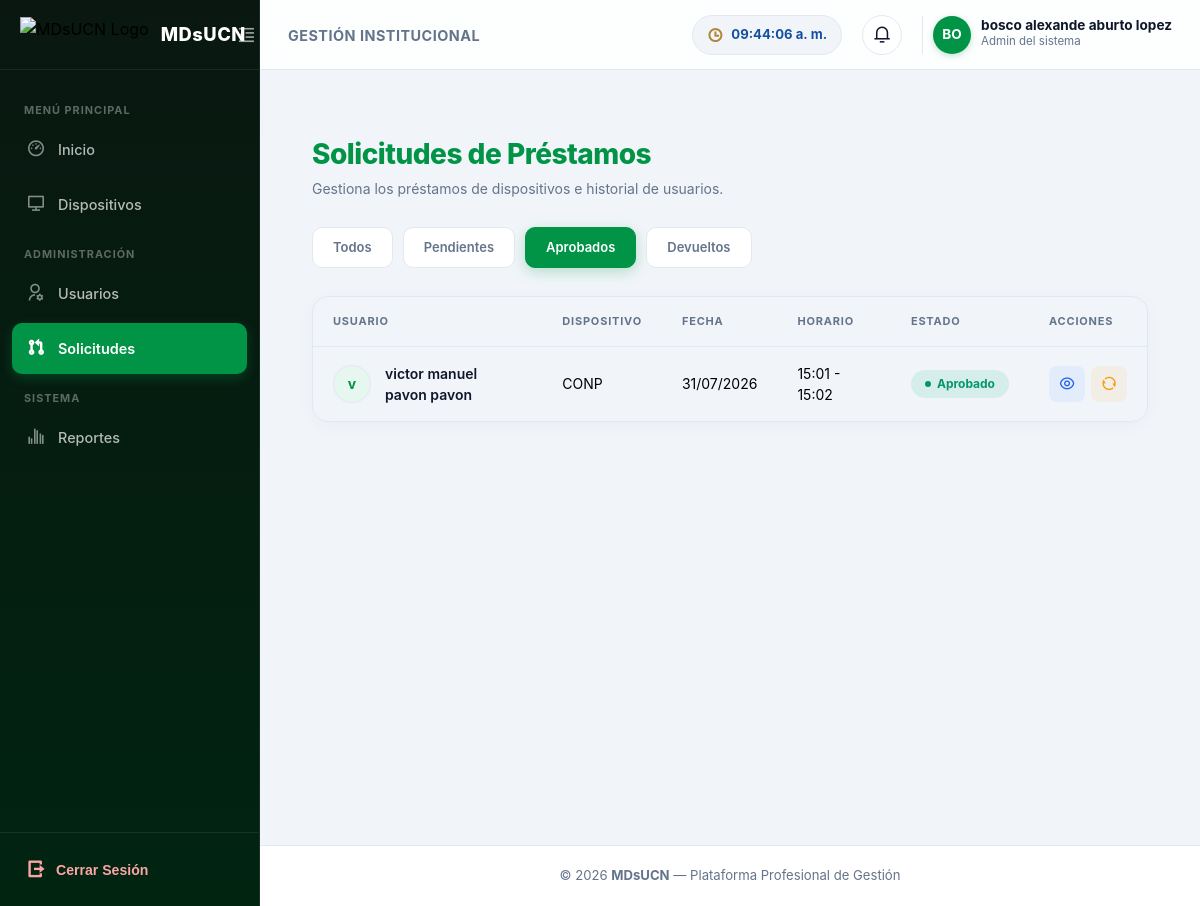
The page /prestamos/?estado=aprobado (signed in) on the database as committed earlier.
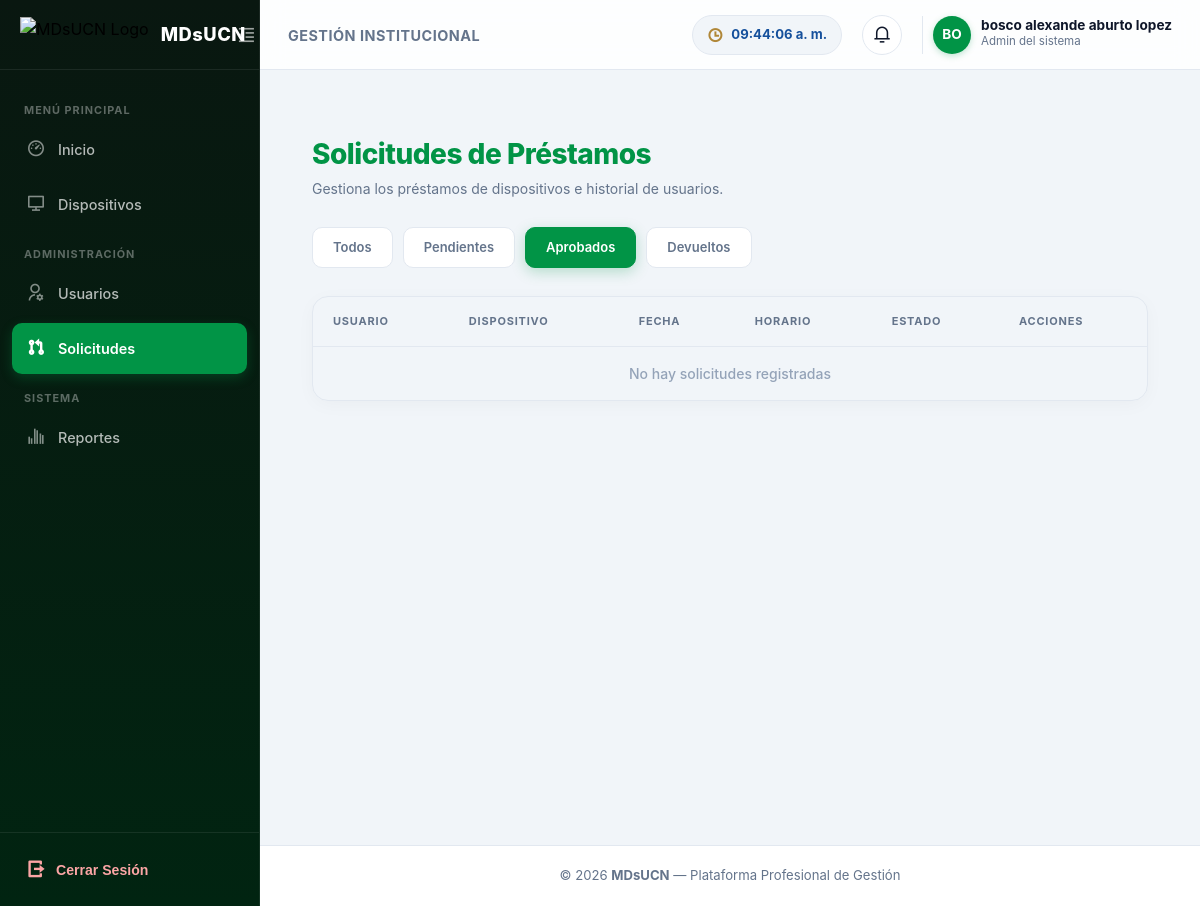
The same page on the database as committed later.
### appOne/models.py (models this page shows, shortened)
class Prestamo(models.Model):
    ESTADO_PENDIENTE = 'pendiente'
    ESTADO_APROBADO = 'aprobado'
    ESTADO_RECHAZADO = 'rechazado'
    ESTADO_DEVUELTO = 'devuelto'
    ESTADO_CHOICES = [
        (ESTADO_PENDIENTE, 'Pendiente'),
        (ESTADO_APROBADO, 'Aprobado'),
        (ESTADO_RECHAZADO, 'Rechazado'),
        (ESTADO_DEVUELTO, 'Devuelto'),
    ]
    usuario = models.ForeignKey(
        Usuario,
        on_delete=models.CASCADE,
        related_name="prestamos"
    )
    dispositivo = models.ForeignKey(
        Dispositivo,
        on_delete=models.CASCADE,
        related_name="prestamos"
    )
    motivo = models.TextField()
    fecha_uso = models.DateField(db_index=True)
    hora_inicio = models.TimeField()
    hora_entrega = models.TimeField()
    estado = models.CharField(
        max_length=10,
        choices=ESTADO_CHOICES,
        default=ESTADO_PENDIENTE,
        db_index=True
    )
    fecha_solicitud = models.DateTimeField(auto_now_add=True, db_index=True)
    fecha_devolucion_real = models.DateTimeField(
        blank=True,
        null=True,
        help_text="Fecha y hora exacta en que se registró la devolución"
    )
    observaciones_devolucion = models.TextField(
        blank=True,
        null=True,
        help_text="Estado físico en que se recibe el equipo (daños, accesorios faltantes, etc.)"
    )
    class Meta:
        verbose_name = 'Préstamo'
        verbose_name_plural = 'Préstamos'

class Usuario(AbstractUser):
    username = models.CharField(max_length=150, unique=True)
    nombre_completo = models.CharField(max_length=150)
    correo_institucional = models.EmailField(unique=True)
    codigo = models.CharField(max_length=20, unique=True)
    rol = models.CharField(max_length=20, choices=ROLES, default="Docente")
    USERNAME_FIELD = "correo_institucional"
    REQUIRED_FIELDS = ["username", "nombre_completo", "codigo"]
    objects = UsuarioManager()
    class Meta:
        verbose_name = 'Usuario'
        verbose_name_plural = 'Usuarios'

class Dispositivo(models.Model):
    ESTADO_DISPONIBLE = 'disponible'
    ESTADO_PRESTADO = 'prestado'
    ESTADO_MANTENIMIENTO = 'mantenimiento'
    ESTADO_DANADO = 'danado'
    ESTADO_CHOICES = [
        (ESTADO_DISPONIBLE, 'Disponible'),
        (ESTADO_PRESTADO, 'En Préstamo'),
        (ESTADO_MANTENIMIENTO, 'En Mantenimiento'),
        (ESTADO_DANADO, 'Dañado / Inoperativo'),
    ]
    nombre_dispositivo = models.CharField(max_length=100)
    marca = models.CharField(max_length=50)
    codigo_inventario = models.CharField(max_length=50, unique=True)
    imagen = models.ImageField(upload_to='dispositivos/', blank=True, null=True)
    descripcion = models.TextField(blank=True, null=True)
    accesorios = models.TextField(blank=True, null=True)
    observacion = models.TextField(blank=True, null=True)
    estado = models.CharField(
        max_length=20,
        choices=ESTADO_CHOICES,
        default=ESTADO_DISPONIBLE,
        db_index=True
    )
    class Meta:
        verbose_name = 'Dispositivo'
        verbose_name_plural = 'Dispositivos'

### appOne/views/prestamos.py (the view)
# urls.py: path('prestamos/', views.solicitudes_prestamos, name='solicitudes_prestamos'),
@login_required
def solicitudes_prestamos(request):
    estado = request.GET.get("estado", "todos").strip()
    if estado == "todos" and request.session.get("ocultar_todos", False):
        prestamos = Prestamo.objects.none()
    else:
        if es_administrador(request.user):
            prestamos = Prestamo.objects.select_related('usuario', 'dispositivo').all()
        else:
            prestamos = Prestamo.objects.select_related('usuario', 'dispositivo').filter(usuario=request.user)
        if estado != "todos":
            prestamos = prestamos.filter(estado=estado)
        prestamos = prestamos.order_by("-fecha_solicitud")
    return render(request, "appOne/solicitudes.html", {
        "prestamos": prestamos,
        "estado_actual": estado
    })

### appOne/views/utils.py (called while the page is built)
def es_administrador(user):
    return user.is_authenticated and (user.rol == "Admin" or user.is_superuser)

### appOne/templates/appOne/solicitudes.html (shortened to what the changed rows need)
{% extends "appOne/dashboard.html" %}
{% load static %}
{% block extra_css %}
<link rel="stylesheet" href="{% static 'appOne/css/solicitudes.css' %}">
<link href="https://cdn.jsdelivr.net/npm/remixicon/fonts/remixicon.css" rel="stylesheet">
{% endblock %}
{% block contenido %}
<div class="solicitudes-container">
    <div class="header header-flex">
        <div>
            <h2>Solicitudes de Préstamos</h2>
        </div>
    </div>
    <div class="table-wrapper">
        <table class="table-dashboard">
            <thead>
                <tr>
                    <th>Usuario</th>
                    <th>Dispositivo</th>
                    <th>Fecha</th>
                    <th>Horario</th>
                    <th>Estado</th>
                    <th>Acciones</th>
                </tr>
            </thead>
            <tbody>
                {% for p in prestamos %}
                <tr>
                    <td class="user-cell" data-label="Usuario">
                        <div class="avatar">
                            {{ p.usuario.nombre_completo|slice:":1" }}
                        </div>
                        <span>{{ p.usuario.nombre_completo }}</span>
                    </td>
                    <td data-label="Dispositivo">{{ p.dispositivo.nombre_dispositivo }}</td>
                    <td data-label="Fecha">{{ p.fecha_uso|date:"d/m/Y" }}</td>
                    <td data-label="Horario">{{ p.hora_inicio|time:"H:i" }} - {{ p.hora_entrega|time:"H:i" }}</td>
                    <td data-label="Estado">
                        <span class="estado {{ p.estado|lower }}">
                            {{ p.estado|capfirst }}
                        </span>
                    </td>
                    <td class="acciones" data-label="Acciones">
                        <button type="button" class="btn info" title="Ver Detalles"
                            onclick="abrirModalDetalles(
                                '{{ p.usuario.nombre_completo|escapejs }}',
                                '{{ p.usuario.email|default:''|escapejs }}',
                                '{{ p.dispositivo.nombre_dispositivo|escapejs }}',
                                '{{ p.dispositivo.codigo_inventario|default:'N/A'|escapejs }}',
                                '{{ p.dispositivo.marca|default:'N/A'|escapejs }}',
                                '{{ p.motivo|default:'Sin especificar'|escapejs }}',
                                '{{ p.fecha_solicitud|date:'d/m/Y H:i'|default:'—' }}',
                                '{{ p.fecha_aprobacion|date:'d/m/Y H:i'|default:'—' }}',
                                '{{ p.fecha_uso|date:'d/m/Y' }} {{ p.hora_inicio|time:'H:i' }}',
                                '{{ p.fecha_devolucion_real|date:'d/m/Y H:i'|default:'Pendiente' }}',
                                '{{ p.estado|capfirst }}',
                                '{{ p.observaciones_devolucion|default:'Sin observaciones'|escapejs }}'
                            )">
                            <i class="ri-eye-line"></i>
                        </button>
                        {% if request.user.rol == "Admin" %}
                            {% if p.estado == "pendiente" %}
                            <a href="{% url 'aprobar_prestamo' p.id %}" class="btn success" title="Aprobar">
                                <i class="ri-check-line"></i>
                            </a>
                            <a href="{% url 'rechazar_prestamo' p.id %}" class="btn danger" title="Rechazar">
                                <i class="ri-close-line"></i>
                            </a>
                            {% elif p.estado == "aprobado" %}
                            <button type="button" class="btn warning" title="Devolver Dispositivo"
                                onclick="abrirModalDevolucion('{{ p.id }}', '{{ p.dispositivo.nombre_dispositivo|escapejs }}', '{{ p.usuario.nombre_completo|escapejs }}')">
                                <i class="ri-refresh-line"></i>
                            </button>
                            {% endif %}
                        {% endif %}
                    </td>
                </tr>
                {% empty %}
                <tr>
                    <td colspan="6" class="no-data">
                        No hay solicitudes registradas
                    </td>
                </tr>
                {% endfor %}
            </tbody>
        </table>
    </div>
</div>
{% endblock %}

Rows that differ between the two databases and show on the page:
no longer on this page (row edited): Prestamo: usuario.nombre_completo "v", usuario.nombre_completo "victor manuel pavon pavon", dispositivo.nombre_dispositivo "CONP", fecha_uso "31/07/2026", hora_inicio "15:01", hora_entrega "15:02", estado "Aprobado"
Other text that changed with them:
text now shown: "No hay solicitudes registradas"
